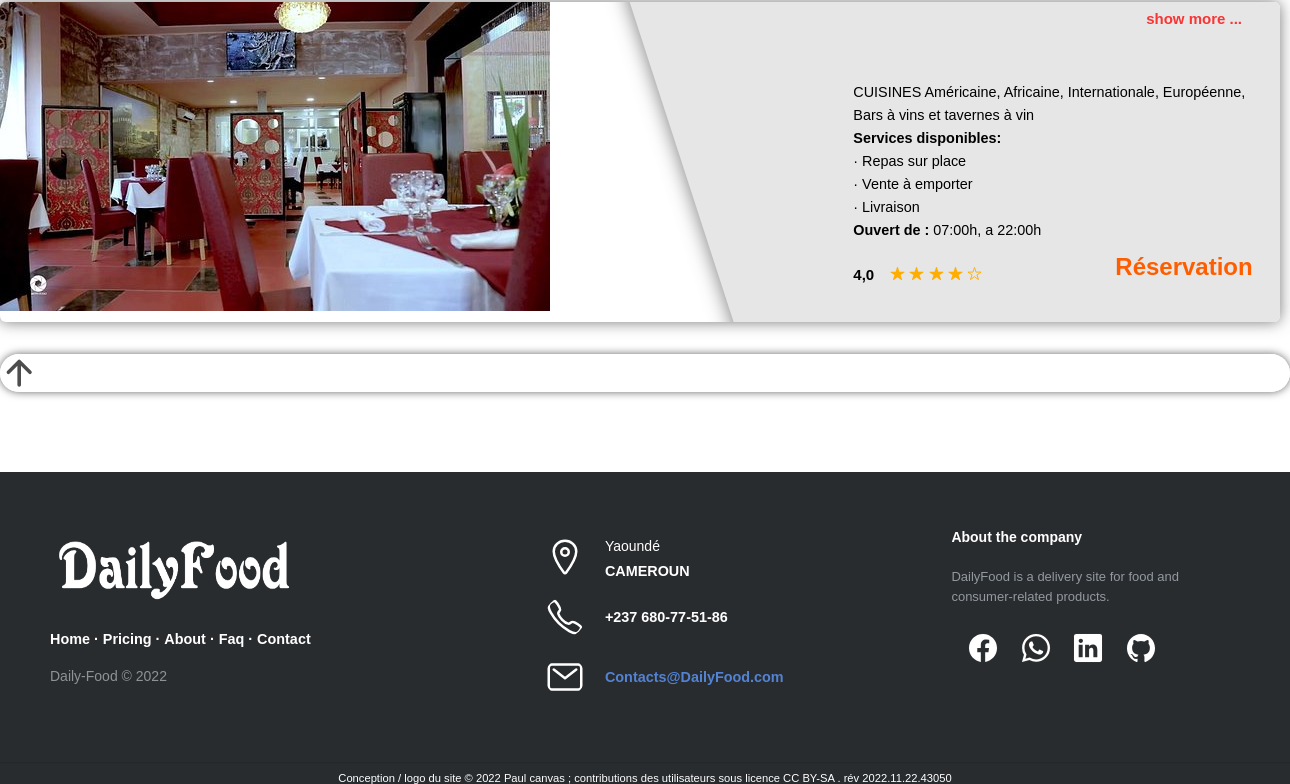
/restaurants/ (lower part), run on an earlier commit of the app's database.
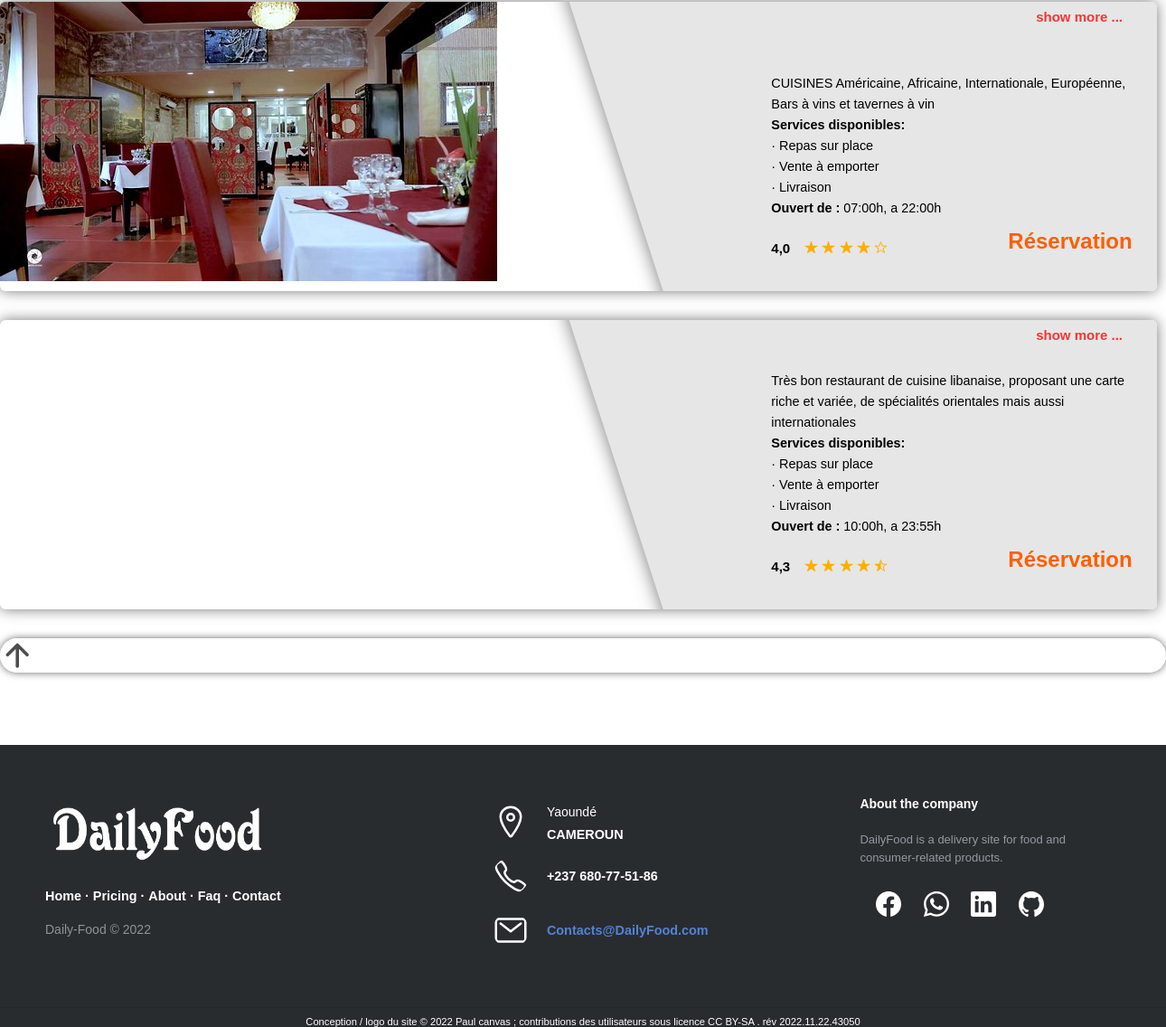
And on a later commit of the database.
### restaurants/models.py (models this page shows, shortened)
class Restaurant(models.Model):
    account = models.OneToOneField(User, on_delete=models.CASCADE)
    description = models.CharField(max_length=150, blank=True)
    services = models.CharField(max_length=250, blank=False, null=False)
    adresse = models.CharField(max_length=150, blank=False)
    rating = models.FloatField(default=0.0)
    h_open = models.TimeField()
    h_close = models.TimeField()
    image = models.ImageField(upload_to="restaurants", blank=True)
    image_link = models.CharField(default='', max_length=7000000, blank=True)
    num = models.BigIntegerField(blank=True)

### restaurants/views.py (the view)
# urls.py: path('restaurants/', restaurant, name='restaurants'),
def restaurant(request):
    restaurants = Restaurant.objects.all()
    return render(request, 'restaurants/index.html', context={'restaurants': restaurants})

### restaurants/templates/restaurants/index.html (shortened to what this page needs)
{% extends 'base.html' %}
{% block coontent_home %}
<section id="trading">
      {% for restaurant in restaurants %}
      <div class="resto">
        <div class="img_restaurant">
          {% if restaurant.image_link == '' %}
            <img src="{{ restaurant.image.url }}" alt="{{ restaurant.name }}">
          {% else %}
            <img src="{{ restaurant.image_link}}" alt="{{ restaurant.name }}">
          {% endif %}
        </div>
        <div class="description_restaurant">
              <div class="descrip_head">
                <small>{{ restaurant.location }}
                <span class="detail_resto" id="{{ restaurant.id }}"><h4>show more ...</h4></span>
              </div>
          <p>{{ restaurant.description }}
            <br><b>Services disponibles:</b><br>· Repas sur place <br>· Vente à emporter <br>· Livraison
            <br><b>Ouvert de :</b> {{ restaurant.h_open }}h, a {{ restaurant.h_close }}h
          </p>
          <div class="foot_descript">
            <span><h4 class="food-rating">
              <span> {{ restaurant.rating }} </span>
              <div class="rating">
                {% if restaurant.rating >= 1.0 %}
                  <ion-icon name="star"></ion-icon>
                  {% if restaurant.rating >= 2.0 %}
                    <ion-icon name="star"></ion-icon>
                    {% if restaurant.rating >= 3.0 %}
                      <ion-icon name="star"></ion-icon>
                      {% if restaurant.rating  >= 4.0 %}
                        <ion-icon name="star"></ion-icon>
                        {% if restaurant.rating  >= 5.0 %}
                          <ion-icon name="star"></ion-icon>
                        {% else %}
                          {% if  restaurant.rating  > 4.0 %}<ion-icon name="star-half-outline"></ion-icon>{% else %}<ion-icon name="star-outline"></ion-icon>{% endif %}
                        {% endif %}
                      {% else %}
                        {% if  restaurant.rating  == 4.0 %}<ion-icon name="star-outline"></ion-icon>{% else %}<ion-icon name="star-half-outline"></ion-icon>{% endif %}
                        <ion-icon name="star-outline"></ion-icon>
                      {% endif %}
                    {% else %}
                      {% if  restaurant.rating  == 3.0 %}<ion-icon name="star-outline"></ion-icon>{% else %}<ion-icon name="star-half-outline"></ion-icon>{% endif %}
                      <ion-icon name="star-outline"></ion-icon>
                      <ion-icon name="star-outline"></ion-icon>
                    {% endif %}
                  {% else %}
                    {% if  restaurant.rating  == 2.0 %}<ion-icon name="star-outline"></ion-icon>{% else %}<ion-icon name="star-half-outline"></ion-icon>{% endif %}
                    <ion-icon name="star-outline"></ion-icon>
                    <ion-icon name="star-outline"></ion-icon>
                    <ion-icon name="star-outline"></ion-icon>
                  {% endif %}
                {% endif %}
              </div>
            </h4></span>
            <input class="reservation" value="Réservation">
          </div>
        </div>
      </div>
      {% endfor %}
  </section>
{% endblock coontent_home %}

What changed in the data, as far as the page shows it:
added Restaurant: description "Très bon restaurant de cuisine libanaise, proposant une carte riche et variée, de spécialités orientales mais aussi internationales", h_open "10:00", h_close "23:55", rating "4,3"
